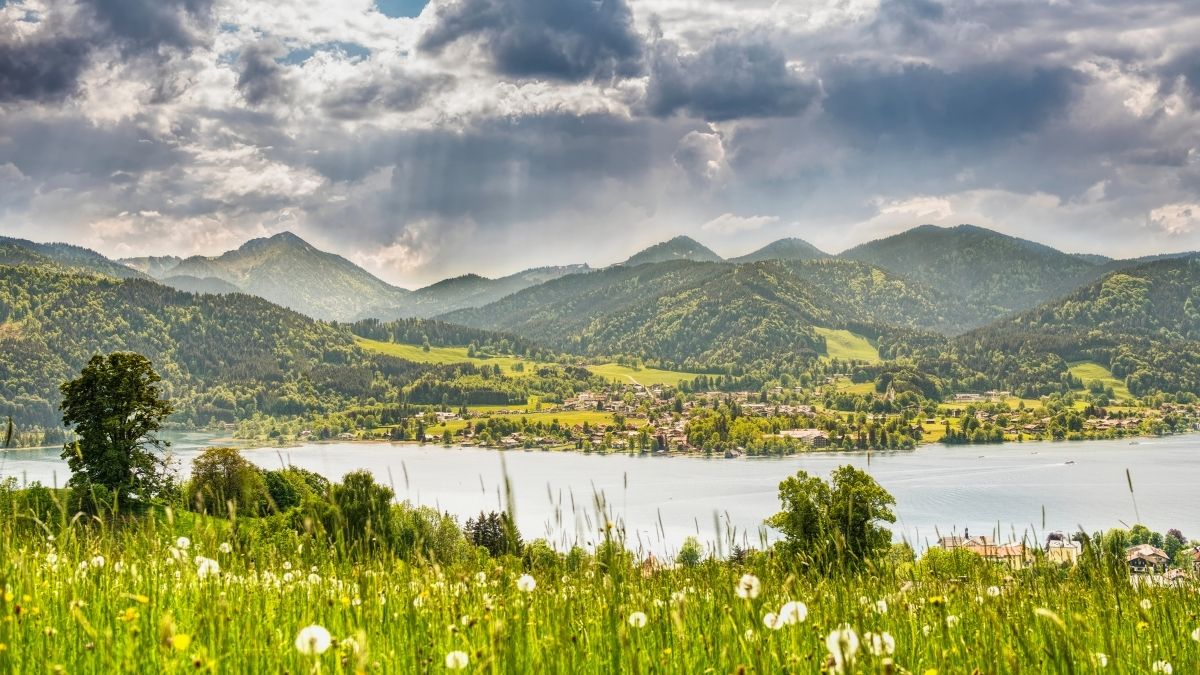
#> input picture anh.jpg, 1200 x 675 px, found by its file name
$ jupyter execute buoi01_tranchinhan.ipynb
#> lines starting #> are read from the running program, lines starting #| are printed output that depends on the picture
# Bài 1: Biểu diễn dữ liệu thành ma trận & độ tương đồng

# 1. Biến dữ liệu thành ma trận

[cell 1]
import numpy as np
from PIL import Image

M = np.array(Image.open("anh.jpg").convert("L"), dtype=float)
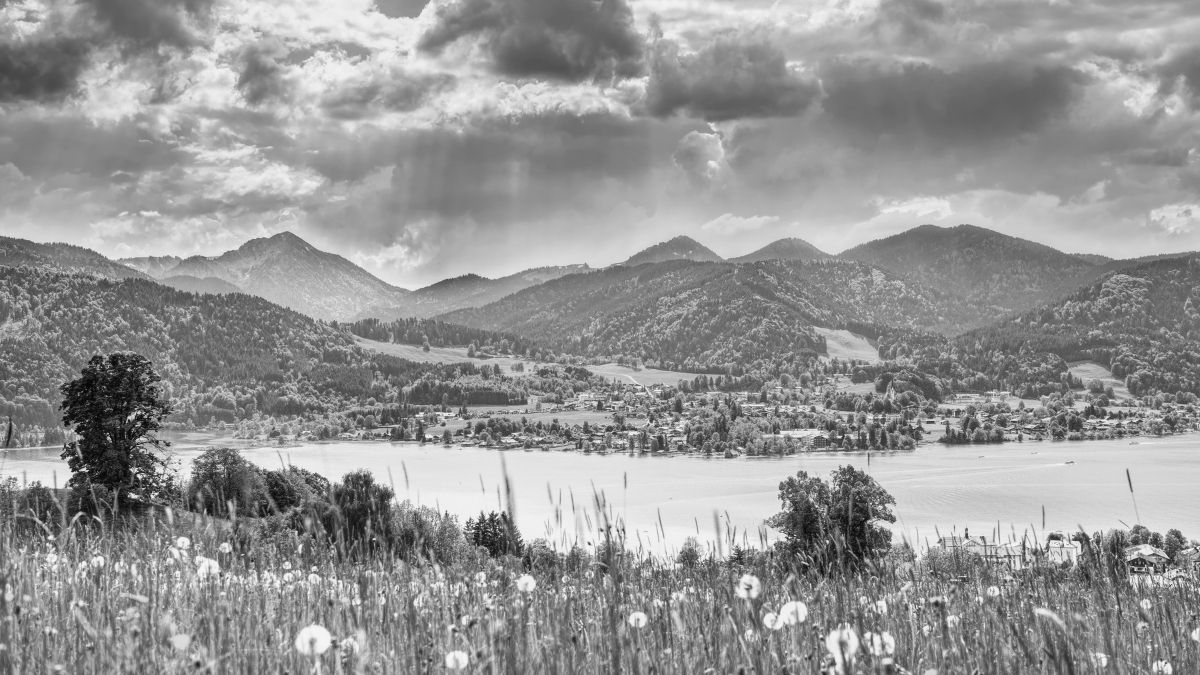
#> M: shape (675, 1200) float64; min 1, max 254, mean 149.3
print(M.shape)
#| (675, 1200)
h, w = M.shape
#> h = 675; w = 1200
patch_size = 200
max_h = (h // patch_size) * patch_size
#> max_h = 600
max_w = (w // patch_size) * patch_size
#> max_w = 1200

newimage = []
for i in range(0, max_h, patch_size):
    for j in range(0, max_w, patch_size):
        patch = M[i : i + patch_size, j : j + patch_size]
        vector_1d = patch.flatten()
        newimage.append(vector_1d)
#> after the loop, newimage = 18 items
X = np.array(newimage)
print("Kích thước ma trận X:", X.shape)
#| Kích thước ma trận X: (18, 40000)

*  Ma trận X có kích thước (18, 40000).
*   Mỗi hàng: Đại diện cho một bức ảnh con (patch) đã được duỗi thẳng thành một vector.

*   Mỗi cột: Đại diện cho giá trị điểm ảnh (pixel) tại một vị trí tương ứng trên tất cả các bức ảnh con đó.

# 2.Phép toán cơ bản

[cell 2]
X_mean = np.mean(X, axis = 0)
print("shape X lúc đầu", X.shape)
#| shape X lúc đầu (18, 40000)
print("shape vector trung bình", X_mean.shape)
#| shape vector trung bình (40000,)
print("shape X lúc sau", (X - X_mean).shape)
#| shape X lúc sau (18, 40000)

*   Lúc đầu X có kích thước (18, 40000) (2 chiều) còn kích thước của X_mean là (40000,) (1 chiều)
*   Theo lý thuyết thì 2 ma trận khác kích thước thì không thể trừ cho nhau. Nhưng do cơ chế Broadcasting mà X_mean đã tự động thành **18** hàng và có kích thước (18, 40000). Vì vậy kích thước lúc sau vẫn được giữ nguyễn là (18, 40000)

# 3.Ma trận tương đồng

[cell 3]
def cosine_similarity(X, Y = None):
    if Y is None:
        Y = X
    Xn = X / np.linalg.norm(X, axis = 1, keepdims= True)
    Yn = Y / np.linalg.norm(Y, axis = 1, keepdims= True)
    return Xn @ Yn.T

# 4.Truy vấn

Test với ảnh con

[cell 4]
def search(query, top_k = 3):
#> called with query = array of shape (1, 40000), top_k = 3
    sims = cosine_similarity(query, X).flatten()
#> sims = 18 values, max 1 at index 0, min 0.86 at index 12, mean 0.935
    idx = np.argsort(sims)[-top_k:][::-1]
#> idx = [0, 5, 1]
    diem = sims[idx]
#> diem = [1, 0.971, 0.959]
    return idx, diem
query = X[0:1]
idx, diem = search(query, top_k=3)
#> idx = [0, 5, 1]; diem = [1, 0.971, 0.959]
print("Top 3 ảnh giống nhau nhất", idx)
#| Top 3 ảnh giống nhau nhất [0 5 1]
print("Điểm cosine tương ứng", np.round(diem, 4))
#| Điểm cosine tương ứng [1.     0.9708 0.9585]

# 5. Nhận xét

[cell 5]
S = cosine_similarity(X)
S_copy_max = S.copy()
np.fill_diagonal(S_copy_max, -np.inf)
max_idx = np.unravel_index(np.argmax(S_copy_max), S_copy_max.shape)
#> max_idx = (1, 5)

S_copy_min = S.copy()
np.fill_diagonal(S_copy_min, np.inf)
min_idx = np.unravel_index(np.argmin(S_copy_min), S_copy_min.shape)
#> min_idx = (6, 12)

print(f"Cặp giống nhau nhất là ảnh {max_idx[0]} và ảnh {max_idx[1]} với điểm Cosine: {S[max_idx]:.4f}")
#| Cặp giống nhau nhất là ảnh 1 và ảnh 5 với điểm Cosine: 0.9794
print(f"Cặp khác nhau nhất là ảnh {min_idx[0]} và ảnh {min_idx[1]} với điểm Cosine: {S[min_idx]:.4f}")
#| Cặp khác nhau nhất là ảnh 6 và ảnh 12 với điểm Cosine: 0.8201

Kết quả hoàn toàn khớp với trực giác

# Bài 2: Biến đổi tuyến tính & SVD

# Biến đổi tuyến tính

[cell 6]
import matplotlib.pyplot as plt
import numpy as np
from PIL import Image
square = np.array([[0, 1, 1, 0, 0],
                   [0, 0, 1, 1, 0]])

theta = np.radians(45)
R = np.array([[np.cos(theta), -np.sin(theta)],
              [np.sin(theta),  np.cos(theta)]])

Sa = np.array([[1.5, 0],
                  [0, 0.5]])

hinha = R @ square
hinhb = Sa @ square

plt.figure(figsize=(12, 4))
plt.subplot(1, 3, 1)
plt.plot(square[0], square[1], marker='o', color='black')
plt.title("Hình gốc")
plt.axis('equal')
plt.grid()

plt.subplot(1, 3, 2)
plt.plot(hinha[0], hinha[1], marker='o', color='red')
plt.title("Sau khi quay R")
plt.axis('equal')
plt.grid()

plt.subplot(1, 3, 3)
plt.plot(hinhb[0], hinhb[1], marker='o', color='green')
plt.title("Sau khi co giãn S")
plt.axis('equal')
plt.grid()
plt.show()
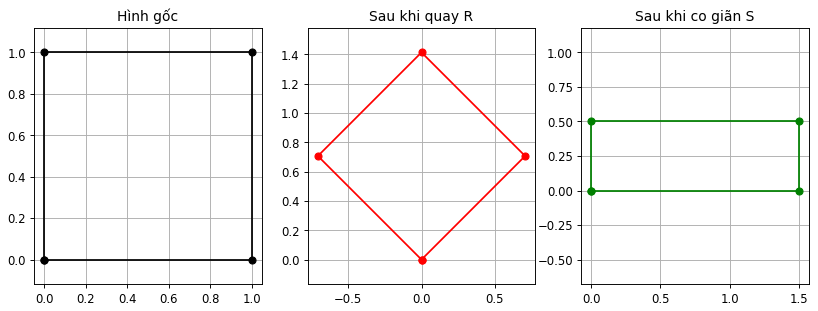
#> figure drawn by matplotlib, 3 panels

# Nén ảnh bằng SVD và đánh giá

[cell 7]
M = np.array(Image.open("anh.jpg").convert("L"), dtype=float)
U, S, Vt = np.linalg.svd(M, full_matrices= False)
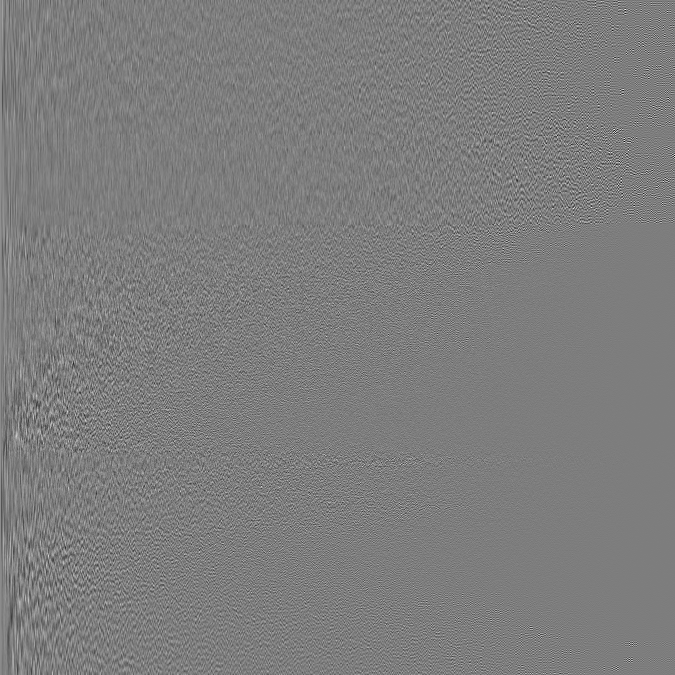
#> U: shape (675, 675) float64; min -0.324, max 0.334, mean 6.45e-05; drawn with min black and max white
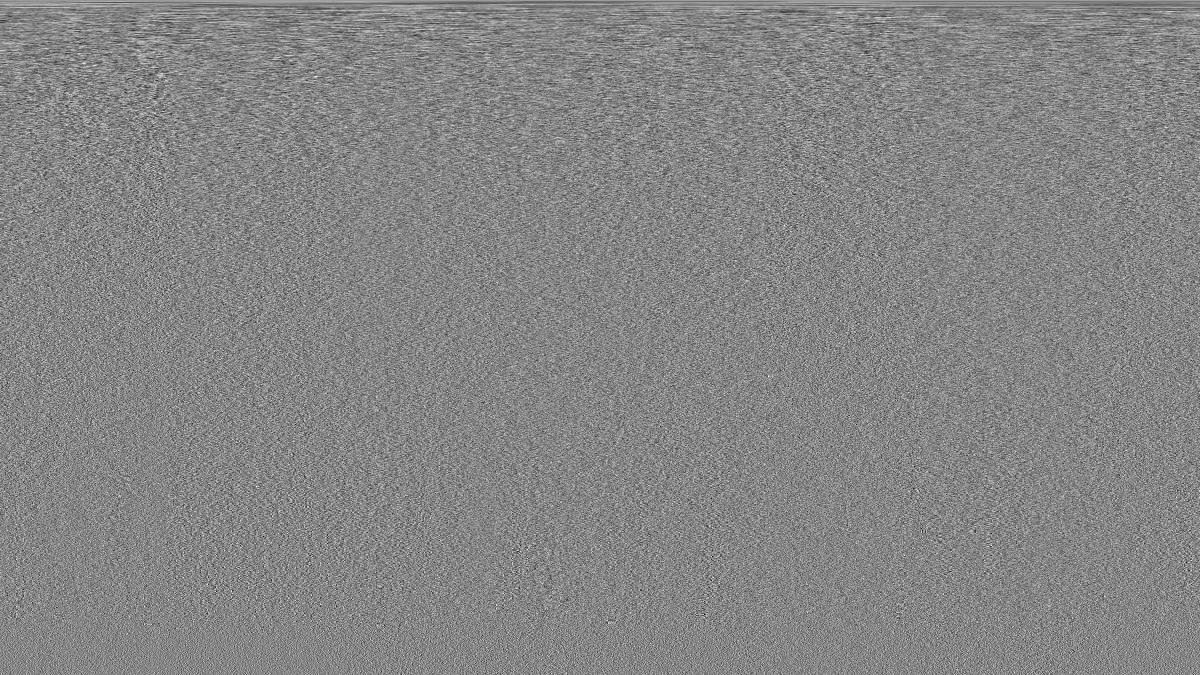
#> Vt: shape (675, 1200) float64; min -0.174, max 0.157, mean 4.62e-05; drawn with min black and max white
#> S = 675 values, max 135736.6 at index 0, min 4.74 at index 674, mean 816.2

def reconstruct(k):
    return (U[:, :k] * S[:k] @ Vt[:k, :])

k_values = [5, 20, 50]
saiso = []
tile = []
h, w = M.shape
kichthuocgoc = h * w
#> kichthuocgoc = 810000
plt.figure(figsize=(15, 5))

for i, k in enumerate(k_values):
    M_k = reconstruct(k)

    plt.subplot(1, len(k_values), i + 1)
    plt.imshow(M_k, cmap='gray')
    plt.title(f"Ảnh tái tạo (k = {k})")
    plt.axis('off')

    a = np.linalg.norm(M - M_k)
    saiso.append(a)

    kichthuocnen = k * (h + w + 1)
    b = kichthuocgoc / kichthuocnen
    tile.append(b)
#> this loop made 3 passes
#> a on passes 1 to 3: 25651.2, 18421.6, 13349.5
#> pass 1, `M_k = reconstruct(k)`:
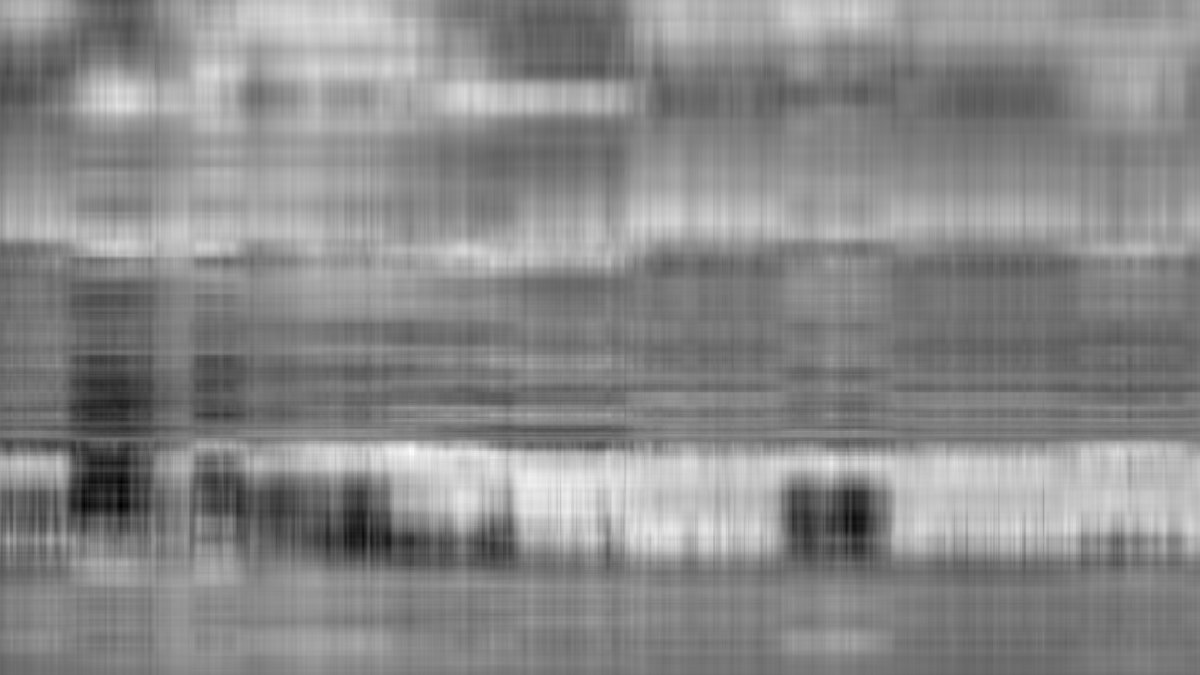
#> M_k: shape (675, 1200) float64; min -2.54, max 279.2, mean 149.3; drawn with min black and max white
#> after the loop, saiso = [25651.2, 18421.6, 13349.5]; tile = [86.35, 21.59, 8.64]

plt.tight_layout()
plt.show()

plt.figure(figsize=(8, 4))
plt.plot(k_values, saiso, marker='o', linestyle='-', color='b')
plt.title("Đồ thị sai số theo k")
plt.xlabel("Số lượng giá trị kỳ dị (k)")
plt.ylabel("Sai số tái tạo")
plt.grid()
plt.show()
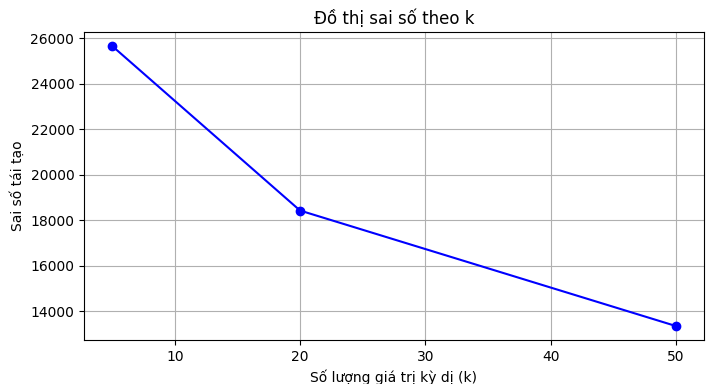
#> figure drawn by matplotlib, 1 panel

print("Bảng tính")
for i, k in enumerate(k_values):
    print(f"k = {k:2d} | Tỉ lệ nén: {tile[i]:.2f} lần | Sai số: {saiso[i]:.2f}")
#> this loop made 3 passes
#> k on passes 1 to 3: 5, 20, 50
#| k =  5 | Tỉ lệ nén: 86.35 lần | Sai số: 25651.18
#| k = 20 | Tỉ lệ nén: 21.59 lần | Sai số: 18421.59
#| k = 50 | Tỉ lệ nén: 8.64 lần | Sai số: 13349.48

# Nhận xét:
# Về ngưỡng k chấp nhận được:

*   Qua bài, ảnh tái tạo ở mức k = 50 là ta có thể chấp nhận được.
*   Ở mức k này, tuy chỉ sử dụng một lượng rất nhỏ dữ liệu gốc nhưng năng lượng tích lũy đã đạt trên 90%, đủ để giữ lại toàn bộ hình khối, ánh sáng và các đường nét chính của ảnh, chỉ bỏ qua các chi tiết vi mô.

# Liên hệ với nén dữ liệu và giảm chiều trong AI:

*   Việc vứt bỏ các giá trị kỳ dị nhỏ ở đuôi mảng S chính là quá trình lọc nhiễu và trích xuất đặc trưng chính.

*   Tương tự như nguyên lý PCA trong AI, SVD giúp nén một vector dữ liệu khổng lồ thành một không gian k chiều nhỏ gọn hơn nhiều.

*   Hiệu quả thực tế: Giúp mô hình Machine Learning loại bỏ các dữ liệu rác, tránh hiện tượng overfitting, tiết kiệm bộ nhớ lưu trữ và tăng tốc độ tính toán ma trận lên nhiều lần.

# **Bonus**

[cell 8]
M = np.array(Image.open("anh.jpg").convert("L"), dtype=float)
U, S, Vt = np.linalg.svd(M, full_matrices= False)

nangluong = S**2
#> nangluong = 675 values, max 1.84e+10 at index 0, min 22.42 at index 674, mean 29230811.7
nangluongtichluy = np.cumsum(nangluong) / np.sum(nangluong)
#> nangluongtichluy = 675 values from 0.934 to 1
k_90 = np.argmax(nangluongtichluy >= 0.90) + 1
#> k_90 = 1

print(f"Giá trị k tối thiểu cần chọn để giữ lại >= 90% thông tin là: k = {k_90}")
#| Giá trị k tối thiểu cần chọn để giữ lại >= 90% thông tin là: k = 1

plt.figure(figsize=(10, 6))
plt.plot(nangluongtichluy, color='blue', linewidth=2, label='Năng lượng tích lũy')
plt.axhline(y=0.90, color='red', linestyle='--', label='Ngưỡng 90% thông tin')
plt.axvline(x=k_90 - 1, color='green', linestyle='--', label=f'k = {k_90}')
plt.scatter(k_90 - 1, nangluongtichluy[k_90 - 1], color='black', zorder=5)

plt.title("Đồ thị Năng lượng tích lũy của các giá trị kỳ dị")
plt.xlabel("Số lượng giá trị kỳ dị (k)")
plt.ylabel("Tỷ lệ năng lượng tích lũy")
plt.legend()
plt.grid()
plt.show()
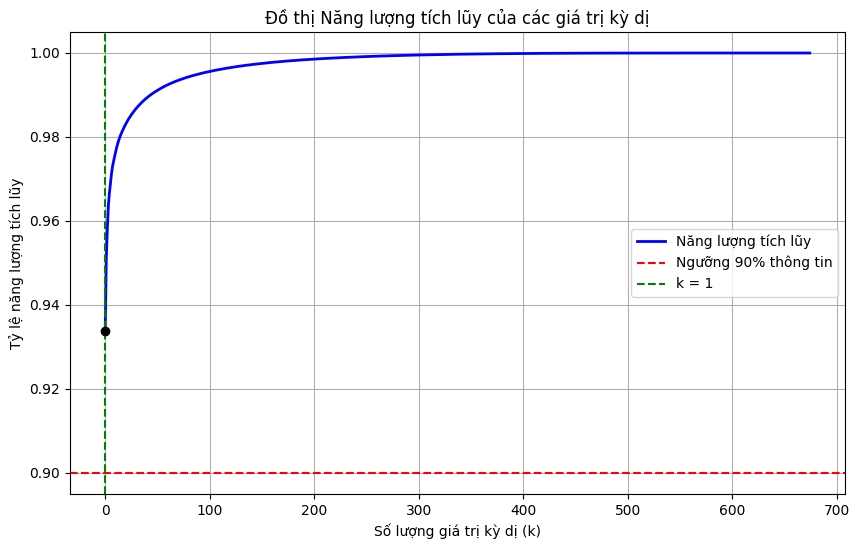
#> figure drawn by matplotlib, 1 panel; curve peaks at x = 674, y = 1
